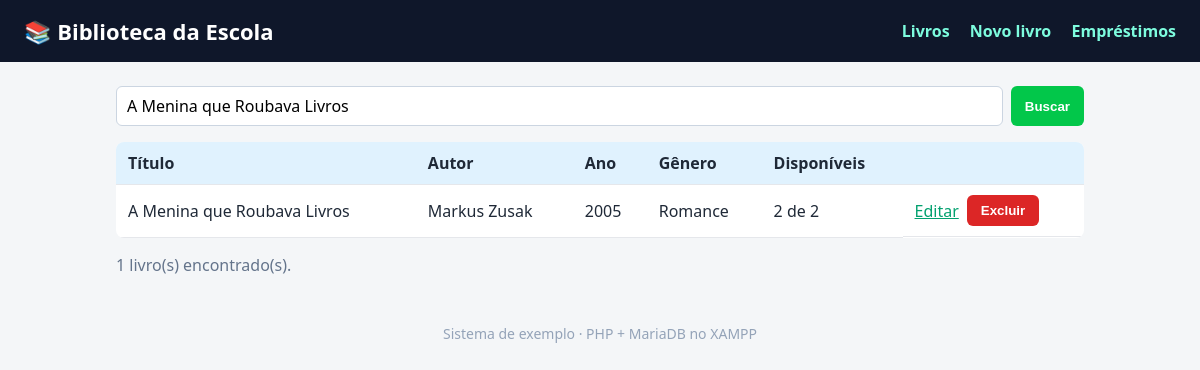
/index.php?busca=A Menina que Roubava Livros, run on the app's committed database.
### tables this page shows
CREATE TABLE livros (
  id          INT AUTO_INCREMENT PRIMARY KEY,
  titulo      VARCHAR(150) NOT NULL,
  autor       VARCHAR(100) NOT NULL,
  ano         INT,
  genero      VARCHAR(50),
  quantidade  INT NOT NULL DEFAULT 1
);

### conexao.php (called while the page is built, shortened)
<?php
function e($texto) {
    return htmlspecialchars((string)$texto, ENT_QUOTES, 'UTF-8');
}

### index.php (the view, shortened to what this page needs)
<?php
require 'conexao.php';
$busca = $_GET['busca'] ?? '';
$sql = "SELECT l.id, l.titulo, l.autor, l.ano, l.genero, l.quantidade,
               COUNT(e.id) AS emprestados
        FROM livros l
        LEFT JOIN emprestimos e
               ON e.livro_id = l.id AND e.data_devolucao IS NULL
        WHERE l.titulo LIKE :busca OR l.autor LIKE :busca2
        GROUP BY l.id, l.titulo, l.autor, l.ano, l.genero, l.quantidade
        ORDER BY l.titulo";
$consulta = $pdo->prepare($sql);
$consulta->execute([':busca' => "%$busca%", ':busca2' => "%$busca%"]);
$livros = $consulta->fetchAll();
require 'topo.php';
?>
<form method="get" class="busca">
  <input type="text" name="busca" value="<?= e($busca) ?>" placeholder="Buscar por título ou autor">
  <button>Buscar</button>
</form>
<table>
  <tr><th>Título</th><th>Autor</th><th>Ano</th><th>Gênero</th><th>Disponíveis</th><th></th></tr>
  <?php foreach ($livros as $livro): ?>
    <tr>
      <td><?= e($livro['titulo']) ?></td>
      <td><?= e($livro['autor']) ?></td>
      <td><?= e($livro['ano']) ?></td>
      <td><?= e($livro['genero']) ?></td>
      <td><?= $livro['quantidade'] - $livro['emprestados'] ?> de <?= $livro['quantidade'] ?></td>
      <td class="acoes">
        <a href="editar.php?id=<?= $livro['id'] ?>">Editar</a>
        <form method="post" action="excluir.php" onsubmit="return confirm('Excluir este livro?')">
          <button class="perigo">Excluir</button>
        </form>
      </td>
    </tr>
  <?php endforeach; ?>
</table>
<p class="total"><?= count($livros) ?> livro(s) encontrado(s).</p>
<?php require 'rodape.php'; ?>

### estilo.css (style rules this page uses)
* { box-sizing: border-box; }
body { margin: 0; font-family: system-ui, Arial, sans-serif; background: #F4F6F8; color: #1F2937; }
table { width: 100%; border-collapse: collapse; background: #FFF; border-radius: 8px; overflow: hidden; }
th, td { padding: 10px 12px; border-bottom: 1px solid #E5E7EB; text-align: left; }
th { background: #E0F2FE; }
.acoes { display: flex; gap: 8px; align-items: center; }
.acoes form { margin: 0; }
button { background: #02c74a; color: #FFF; border: 0; border-radius: 6px; padding: 8px 14px; cursor: pointer; font-weight: 600; }
button.perigo { background: #DC2626; }
a { color: #03a16f; }
input, select { padding: 8px 10px; border: 1px solid #CBD5E1; border-radius: 6px; font: inherit; }
.busca, .linha { display: flex; gap: 8px; margin-bottom: 16px; flex-wrap: wrap; }
.busca input { flex: 1; min-width: 200px; }
.total { color: #64748B; }

### data on the page
livros: titulo "A Menina que Roubava Livros", autor "Markus Zusak", ano "2005", genero "Romance", $livro['quantidade']-$livro['emprestados'] "2", quantidade "2"

### other printed values
count($livros) "1"
